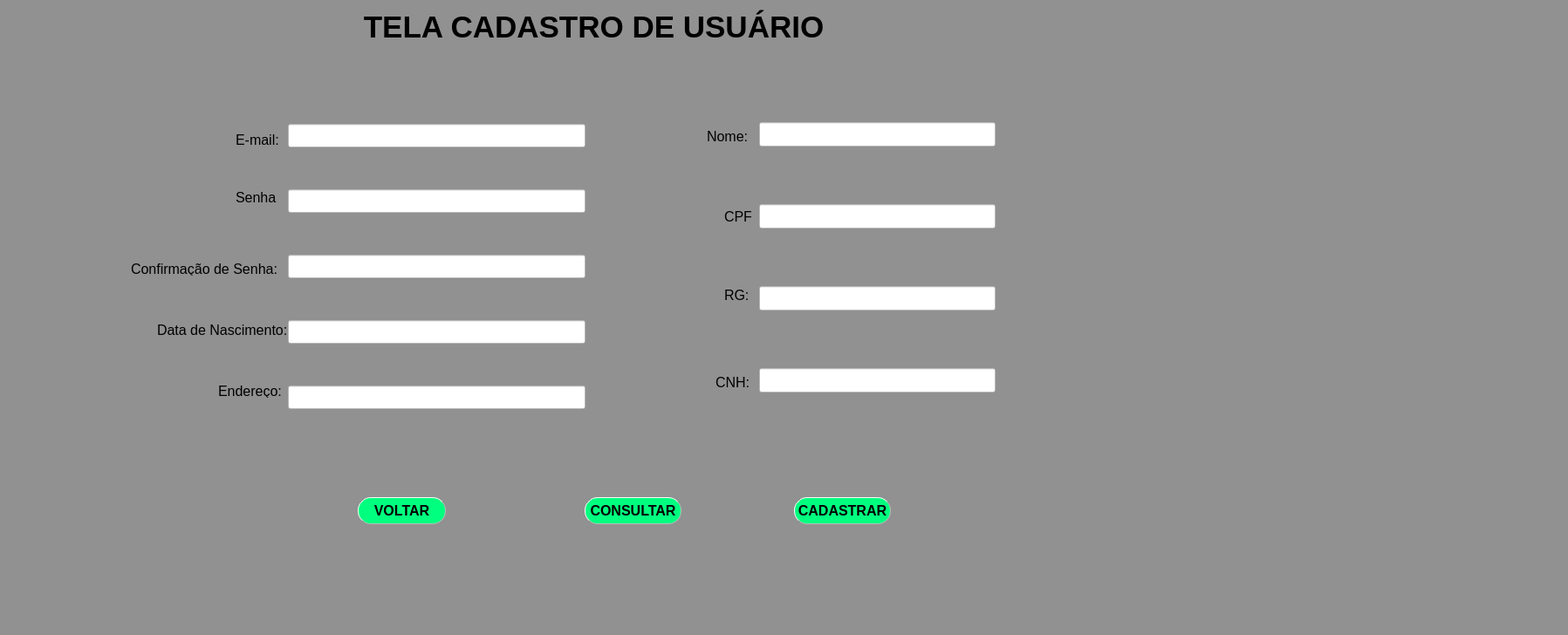
<?xml version="1.0" encoding="UTF-8"?>
<ui version="4.0">
 <class>MainWindow</class>
 <widget class="QMainWindow" name="MainWindow">
  <property name="geometry">
   <rect>
    <x>0</x>
    <y>0</y>
    <width>1797</width>
    <height>728</height>
   </rect>
  </property>
  <property name="windowTitle">
   <string>MainWindow</string>
  </property>
  <property name="styleSheet">
   <string notr="true">background-color: rgb(223, 223, 223);
background-color: rgb(145, 145, 145);</string>
  </property>
  <widget class="QWidget" name="centralwidget">
   <widget class="QLabel" name="label">
    <property name="geometry">
     <rect>
      <x>380</x>
      <y>0</y>
      <width>601</width>
      <height>61</height>
     </rect>
    </property>
    <property name="font">
     <font>
      <family>Arial</family>
      <pointsize>26</pointsize>
      <weight>75</weight>
      <bold>true</bold>
     </font>
    </property>
    <property name="text">
     <string>TELA CADASTRO DE USUÁRIO</string>
    </property>
    <property name="alignment">
     <set>Qt::AlignCenter</set>
    </property>
   </widget>
   <widget class="QLabel" name="label_2">
    <property name="geometry">
     <rect>
      <x>270</x>
      <y>150</y>
      <width>51</width>
      <height>21</height>
     </rect>
    </property>
    <property name="font">
     <font>
      <pointsize>12</pointsize>
     </font>
    </property>
    <property name="text">
     <string>E-mail:</string>
    </property>
   </widget>
   <widget class="QLabel" name="label_3">
    <property name="geometry">
     <rect>
      <x>270</x>
      <y>220</y>
      <width>47</width>
      <height>13</height>
     </rect>
    </property>
    <property name="font">
     <font>
      <pointsize>12</pointsize>
     </font>
    </property>
    <property name="text">
     <string>Senha:</string>
    </property>
   </widget>
   <widget class="QLabel" name="label_4">
    <property name="geometry">
     <rect>
      <x>810</x>
      <y>150</y>
      <width>47</width>
      <height>13</height>
     </rect>
    </property>
    <property name="font">
     <font>
      <pointsize>12</pointsize>
     </font>
    </property>
    <property name="text">
     <string>Nome:</string>
    </property>
   </widget>
   <widget class="QLabel" name="label_5">
    <property name="geometry">
     <rect>
      <x>180</x>
      <y>370</y>
      <width>151</width>
      <height>16</height>
     </rect>
    </property>
    <property name="font">
     <font>
      <pointsize>12</pointsize>
     </font>
    </property>
    <property name="text">
     <string>Data de Nascimento:</string>
    </property>
   </widget>
   <widget class="QLabel" name="label_6">
    <property name="geometry">
     <rect>
      <x>830</x>
      <y>240</y>
      <width>31</width>
      <height>16</height>
     </rect>
    </property>
    <property name="font">
     <font>
      <pointsize>12</pointsize>
     </font>
    </property>
    <property name="text">
     <string>CPF:</string>
    </property>
   </widget>
   <widget class="QLabel" name="label_7">
    <property name="geometry">
     <rect>
      <x>830</x>
      <y>330</y>
      <width>31</width>
      <height>16</height>
     </rect>
    </property>
    <property name="font">
     <font>
      <family>Arial</family>
      <pointsize>12</pointsize>
     </font>
    </property>
    <property name="text">
     <string>RG:</string>
    </property>
   </widget>
   <widget class="QLabel" name="label_8">
    <property name="geometry">
     <rect>
      <x>820</x>
      <y>430</y>
      <width>41</width>
      <height>16</height>
     </rect>
    </property>
    <property name="font">
     <font>
      <family>Arial</family>
      <pointsize>12</pointsize>
     </font>
    </property>
    <property name="text">
     <string>CNH:</string>
    </property>
   </widget>
   <widget class="QLabel" name="label_9">
    <property name="geometry">
     <rect>
      <x>250</x>
      <y>440</y>
      <width>81</width>
      <height>16</height>
     </rect>
    </property>
    <property name="font">
     <font>
      <family>Arial</family>
      <pointsize>12</pointsize>
     </font>
    </property>
    <property name="text">
     <string>Endereço:</string>
    </property>
   </widget>
   <widget class="QLabel" name="label_10">
    <property name="geometry">
     <rect>
      <x>150</x>
      <y>300</y>
      <width>171</width>
      <height>16</height>
     </rect>
    </property>
    <property name="font">
     <font>
      <family>Arial</family>
      <pointsize>12</pointsize>
     </font>
    </property>
    <property name="text">
     <string>Confirmação de Senha:</string>
    </property>
   </widget>
   <widget class="QPushButton" name="pushButton">
    <property name="geometry">
     <rect>
      <x>910</x>
      <y>570</y>
      <width>111</width>
      <height>31</height>
     </rect>
    </property>
    <property name="font">
     <font>
      <family>Arial</family>
      <pointsize>12</pointsize>
      <weight>75</weight>
      <bold>true</bold>
     </font>
    </property>
    <property name="styleSheet">
     <string notr="true">QPushButton{
background-color: rgb(0, 255, 127);
border-radius: 15px;
border-style: outset;
border-width: 1px;
border-color: rgb(185, 185, 185);
}
QPushButton:hover{
background-color: rgb(0, 170, 127);
color: rgb(59, 255, 56);
}</string>
    </property>
    <property name="text">
     <string>CADASTRAR</string>
    </property>
   </widget>
   <widget class="QPushButton" name="pushButton_2">
    <property name="geometry">
     <rect>
      <x>410</x>
      <y>570</y>
      <width>101</width>
      <height>31</height>
     </rect>
    </property>
    <property name="font">
     <font>
      <family>Arial</family>
      <pointsize>12</pointsize>
      <weight>75</weight>
      <bold>true</bold>
     </font>
    </property>
    <property name="cursor">
     <cursorShape>PointingHandCursor</cursorShape>
    </property>
    <property name="styleSheet">
     <string notr="true">QPushButton{
background-color: rgb(0, 255, 127);
border-radius: 15px;
border-style: outset;
border-width: 1px;
border-color: rgb(185, 185, 185);
}
QPushButton:hover{
background-color: rgb(0, 170, 127);
color: rgb(59, 255, 56);
}</string>
    </property>
    <property name="text">
     <string>VOLTAR</string>
    </property>
   </widget>
   <widget class="QLabel" name="label_11">
    <property name="geometry">
     <rect>
      <x>240</x>
      <y>180</y>
      <width>31</width>
      <height>16</height>
     </rect>
    </property>
    <property name="text">
     <string/>
    </property>
    <property name="pixmap">
     <pixmap>../../../Downloads/o-email.png</pixmap>
    </property>
   </widget>
   <widget class="QLabel" name="label_12">
    <property name="geometry">
     <rect>
      <x>230</x>
      <y>460</y>
      <width>41</width>
      <height>31</height>
     </rect>
    </property>
    <property name="text">
     <string/>
    </property>
    <property name="pixmap">
     <pixmap>../../../Downloads/codigo-de-senha.png</pixmap>
    </property>
   </widget>
   <widget class="QLabel" name="label_14">
    <property name="geometry">
     <rect>
      <x>240</x>
      <y>570</y>
      <width>31</width>
      <height>31</height>
     </rect>
    </property>
    <property name="text">
     <string/>
    </property>
    <property name="pixmap">
     <pixmap>../../../Downloads/data-de-nascimento.png</pixmap>
    </property>
   </widget>
   <widget class="QLabel" name="label_15">
    <property name="geometry">
     <rect>
      <x>310</x>
      <y>680</y>
      <width>31</width>
      <height>31</height>
     </rect>
    </property>
    <property name="text">
     <string/>
    </property>
    <property name="pixmap">
     <pixmap>../../../Downloads/endereco-residencial.png</pixmap>
    </property>
   </widget>
   <widget class="QWidget" name="layoutWidget">
    <property name="geometry">
     <rect>
      <x>330</x>
      <y>100</y>
      <width>341</width>
      <height>411</height>
     </rect>
    </property>
    <layout class="QVBoxLayout" name="verticalLayout">
     <item>
      <widget class="QLineEdit" name="lineEdit">
       <property name="font">
        <font>
         <pointsize>12</pointsize>
        </font>
       </property>
       <property name="styleSheet">
        <string notr="true">background-color: rgb(255, 255, 255);</string>
       </property>
      </widget>
     </item>
     <item>
      <widget class="QLineEdit" name="lineEdit_2">
       <property name="font">
        <font>
         <pointsize>12</pointsize>
        </font>
       </property>
       <property name="styleSheet">
        <string notr="true">background-color: rgb(255, 255, 255);</string>
       </property>
      </widget>
     </item>
     <item>
      <widget class="QLineEdit" name="lineEdit_3">
       <property name="font">
        <font>
         <pointsize>12</pointsize>
        </font>
       </property>
       <property name="styleSheet">
        <string notr="true">background-color: rgb(255, 255, 255);</string>
       </property>
      </widget>
     </item>
     <item>
      <widget class="QLineEdit" name="lineEdit_4">
       <property name="font">
        <font>
         <pointsize>12</pointsize>
        </font>
       </property>
       <property name="styleSheet">
        <string notr="true">background-color: rgb(255, 255, 255);</string>
       </property>
      </widget>
     </item>
     <item>
      <widget class="QLineEdit" name="lineEdit_5">
       <property name="font">
        <font>
         <pointsize>12</pointsize>
        </font>
       </property>
       <property name="styleSheet">
        <string notr="true">background-color: rgb(255, 255, 255);</string>
       </property>
      </widget>
     </item>
    </layout>
   </widget>
   <widget class="QWidget" name="layoutWidget">
    <property name="geometry">
     <rect>
      <x>870</x>
      <y>80</y>
      <width>271</width>
      <height>431</height>
     </rect>
    </property>
    <layout class="QVBoxLayout" name="verticalLayout_2">
     <item>
      <widget class="QLineEdit" name="lineEdit_6">
       <property name="font">
        <font>
         <pointsize>13</pointsize>
        </font>
       </property>
       <property name="styleSheet">
        <string notr="true">background-color: rgb(255, 255, 255);</string>
       </property>
      </widget>
     </item>
     <item>
      <widget class="QLineEdit" name="lineEdit_7">
       <property name="font">
        <font>
         <pointsize>13</pointsize>
        </font>
       </property>
       <property name="styleSheet">
        <string notr="true">background-color: rgb(255, 255, 255);</string>
       </property>
      </widget>
     </item>
     <item>
      <widget class="QLineEdit" name="lineEdit_8">
       <property name="font">
        <font>
         <pointsize>13</pointsize>
        </font>
       </property>
       <property name="styleSheet">
        <string notr="true">background-color: rgb(255, 255, 255);</string>
       </property>
      </widget>
     </item>
     <item>
      <widget class="QLineEdit" name="lineEdit_9">
       <property name="font">
        <font>
         <pointsize>13</pointsize>
        </font>
       </property>
       <property name="styleSheet">
        <string notr="true">background-color: rgb(255, 255, 255);</string>
       </property>
      </widget>
     </item>
    </layout>
   </widget>
   <widget class="QLabel" name="label_19">
    <property name="geometry">
     <rect>
      <x>1180</x>
      <y>690</y>
      <width>651</width>
      <height>221</height>
     </rect>
    </property>
    <property name="text">
     <string/>
    </property>
    <property name="pixmap">
     <pixmap>../../../Downloads/car-g22a3989b0_640.png</pixmap>
    </property>
   </widget>
   <widget class="QLabel" name="label_21">
    <property name="geometry">
     <rect>
      <x>430</x>
      <y>60</y>
      <width>501</width>
      <height>20</height>
     </rect>
    </property>
    <property name="font">
     <font>
      <family>Arial</family>
      <pointsize>14</pointsize>
     </font>
    </property>
    <property name="styleSheet">
     <string notr="true">color: rgb(0, 255, 127);</string>
    </property>
    <property name="text">
     <string/>
    </property>
    <property name="alignment">
     <set>Qt::AlignCenter</set>
    </property>
   </widget>
   <widget class="QPushButton" name="pushButton_3">
    <property name="geometry">
     <rect>
      <x>670</x>
      <y>570</y>
      <width>111</width>
      <height>31</height>
     </rect>
    </property>
    <property name="font">
     <font>
      <family>Arial</family>
      <pointsize>12</pointsize>
      <weight>75</weight>
      <bold>true</bold>
     </font>
    </property>
    <property name="styleSheet">
     <string notr="true">QPushButton{
background-color: rgb(0, 255, 127);
border-radius: 15px;
border-style: outset;
border-width: 1px;
border-color: rgb(185, 185, 185);
}
QPushButton:hover{
background-color: rgb(0, 170, 127);
color: rgb(59, 255, 56);
}</string>
    </property>
    <property name="text">
     <string>CONSULTAR</string>
    </property>
   </widget>
   <zorder>label</zorder>
   <zorder>label_2</zorder>
   <zorder>label_3</zorder>
   <zorder>label_4</zorder>
   <zorder>label_5</zorder>
   <zorder>label_6</zorder>
   <zorder>label_7</zorder>
   <zorder>label_8</zorder>
   <zorder>label_9</zorder>
   <zorder>pushButton</zorder>
   <zorder>pushButton_2</zorder>
   <zorder>label_11</zorder>
   <zorder>label_12</zorder>
   <zorder>label_14</zorder>
   <zorder>label_15</zorder>
   <zorder>layoutWidget</zorder>
   <zorder>layoutWidget</zorder>
   <zorder>label_10</zorder>
   <zorder>label_19</zorder>
   <zorder>label_21</zorder>
   <zorder>pushButton_3</zorder>
  </widget>
  <widget class="QMenuBar" name="menubar">
   <property name="geometry">
    <rect>
     <x>0</x>
     <y>0</y>
     <width>1797</width>
     <height>21</height>
    </rect>
   </property>
  </widget>
  <widget class="QStatusBar" name="statusbar"/>
 </widget>
 <resources/>
 <connections/>
</ui>
